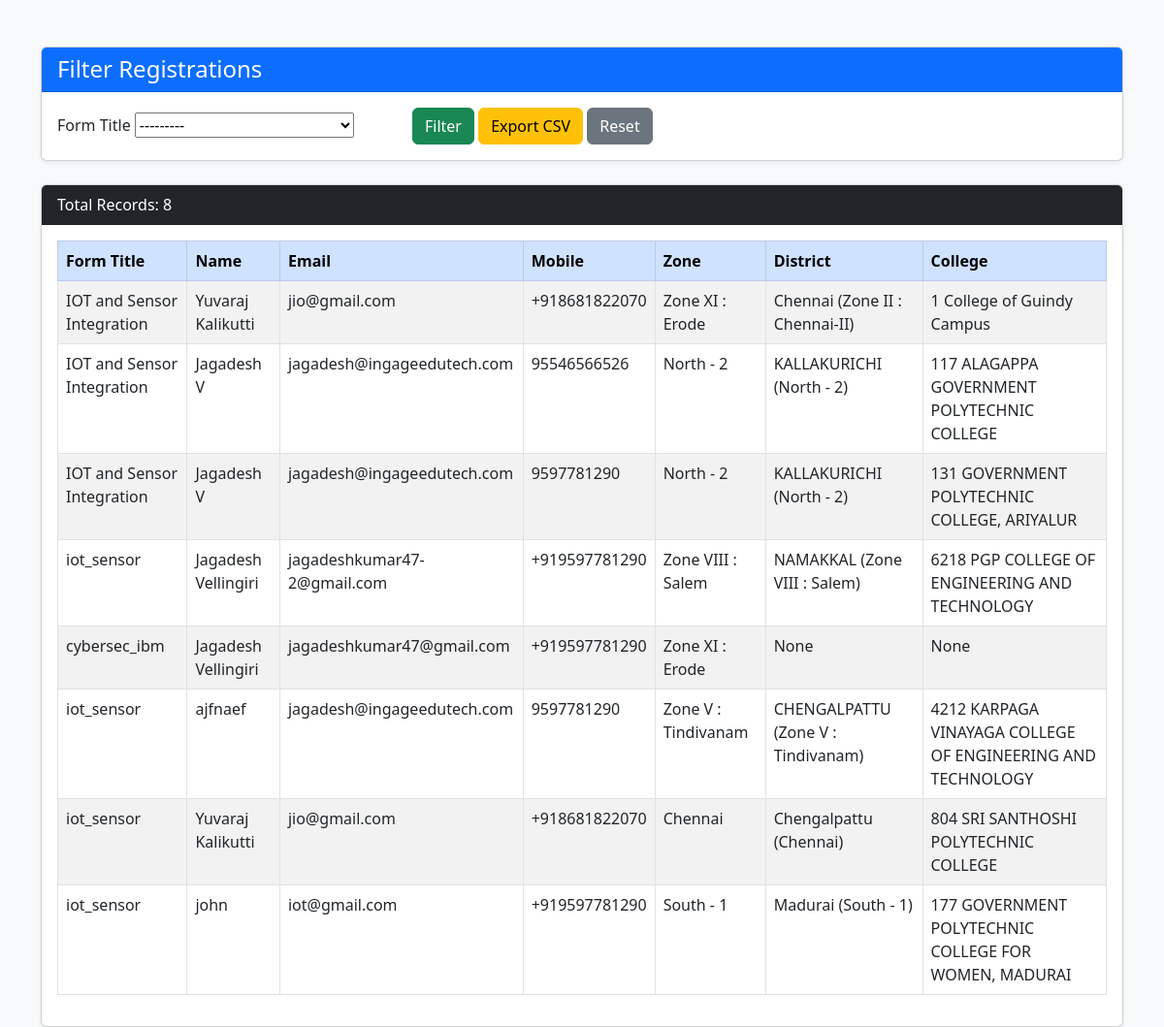
Page /api/qr/registrations/ on the earlier database version.
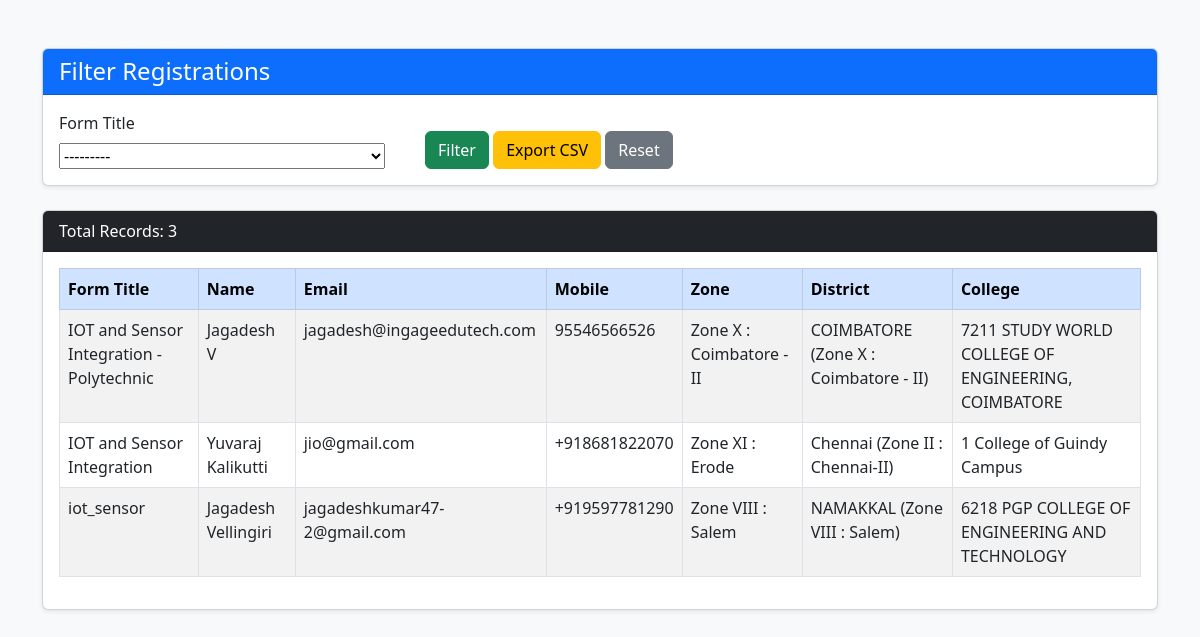
Same page on the later database version.
### std_qr/models.py (models this page shows, shortened)
class Registration(models.Model):
    form_title = models.CharField(
        max_length=500,
        verbose_name="Form Title"
    )
    full_name = models.CharField(max_length=200)
    zone = models.ForeignKey(Zone, on_delete=models.SET_NULL, null=True,blank=False)
    district = models.ForeignKey(District, on_delete=models.SET_NULL, null=True,blank=False)
    college = models.ForeignKey(College, on_delete=models.SET_NULL, null=True,blank=False)
    branch_department = models.CharField(
        max_length=100,
        null=True, blank=False
    )
    YEAR_CHOICES = [
        ('1st Year', '1st Year'),
        ('2nd Year', '2nd Year'),
        ('3rd Year', '3rd Year'),
        ('Final Year', 'Final Year'),
    ]
    year_of_study = models.CharField(
        max_length=20,
        choices=YEAR_CHOICES
    )
    email_address = models.EmailField(unique=True)
    mobile_number = models.CharField(max_length=15, unique=True)
    LEARNING_DOMAIN_CHOICES = [
        ('Web Development', 'Web Development'),
        ('Data Science', 'Data Science'),
        ('Artificial Intelligence / Machine Learning', 'AI / ML'),
        ('Cybersecurity', 'Cybersecurity'),
        ('Cloud Computing', 'Cloud Computing'),
        ('Mobile App Development', 'Mobile App Development'),
        ('UI/UX Design', 'UI/UX Design'),
        ('Internet of Things (IoT)', 'IoT'),
        ('Other', 'Other'),
    ]
    preferred_learning_domain = models.CharField(
        max_length=100,
        choices=LEARNING_DOMAIN_CHOICES
    )
    preferred_learning_domain_other = models.CharField(
        max_length=100,
        blank=True,
        null=True
    )
    LEARNING_MODE_CHOICES = [
        ('Online Live', 'Online Live'),
        ('Online Recorded', 'Online Recorded'),
        ('Hybrid Mode', 'Hybrid Mode'),
    ]
    preferred_mode_of_learning = models.CharField(
        max_length=50,
        choices=LEARNING_MODE_CHOICES
    )
    SKILL_LEVEL_CHOICES = [
        ('Beginner', 'Beginner'),
        ('Intermediate', 'Intermediate'),
        ('Advanced', 'Advanced'),
        ('No prior knowledge', 'No prior knowledge'),
    ]
    current_skill_level = models.CharField(
        max_length=50,
        choices=SKILL_LEVEL_CHOICES
    )
    INTEREST_CHOICES = [
        ('Yes', 'Yes'),
        ('No', 'No'),
        ('Maybe', 'Maybe'),
    ]
    interested_in_internship = models.CharField(
        max_length=10,
        choices=INTEREST_CHOICES
    )
    interested_in_job = models.CharField(
        max_length=10,
        choices=[('Yes', 'Yes'), ('No', 'No')]
    )
    EXPERIENCE_CHOICES = [
        ('Yes', 'Yes'),
        ('Currently pursuing', 'Currently pursuing'),
        ('No', 'No'),
    ]
    previous_internship_experience = models.CharField(
        max_length=50,
        choices=EXPERIENCE_CHOICES
    )
    internship_company_name = models.CharField(
        max_length=200,
        blank=True,
        null=True
    )
    internship_role = models.CharField(
        max_length=200,
        blank=True,
        null=True
    )
    internship_duration = models.CharField(
        max_length=100,
        blank=True,
        null=True
    )
    internship_skills_gained = models.TextField(
        blank=True,
        null=True
    )
    prior_job_experience = models.CharField(
        max_length=50,
        choices=EXPERIENCE_CHOICES
    )
    job_company_name = models.CharField(
        max_length=200,
        blank=True,
        null=True
    )
    job_role = models.CharField(
        max_length=200,
        blank=True,
        null=True
    )
    job_duration = models.CharField(
        max_length=100,
        blank=True,
        null=True
    )
    job_skills_gained = models.TextField(
        blank=True,
        null=True
    )
    CAREER_DOMAIN_CHOICES = [
        ('Software Development', 'Software Development'),
        ('Data Analytics', 'Data Analytics'),
        ('AI / ML', 'AI / ML'),
        ('Cybersecurity', 'Cybersecurity'),
        ('Cloud Computing', 'Cloud Computing'),
        ('UI/UX Design', 'UI/UX Design'),
        ('Core Engineering', 'Core Engineering'),
        ('Other', 'Other'),
    ]
    preferred_career_domain = models.CharField(
        max_length=100,
        choices=CAREER_DOMAIN_CHOICES
    )
    preferred_career_domain_other = models.CharField(
        max_length=100,
        null=True,
        blank=True
    )
    AVAILABILITY_CHOICES = [
        ('Immediate', 'Immediate'),
        ('Within 1 to 3 months', 'Within 1 to 3 months'),
        ('After course completion', 'After course completion'),
    ]
    availability = models.CharField(
        max_length=50,
        choices=AVAILABILITY_CHOICES
    )
    REMOTE_CHOICES = [
        ('Yes', 'Yes'),
        ('No', 'No'),
        ('Open to Both', 'Open to Both'),
    ]
    open_to_remote = models.CharField(
        max_length=20,
        choices=REMOTE_CHOICES
    )
    resume = models.FileField(
        upload_to="resumes/",
        blank=True,
        null=True,
        validators=[FileExtensionValidator(['pdf', 'doc', 'docx']), validate_file_size]
    )
    team_name = models.CharField(
        max_length=200,
        null=True
    )
    need_mentor_support = models.CharField(
        max_length=10,
        choices=INTEREST_CHOICES
    )
    college_registration_number = models.CharField(
        max_length=100, blank=False
    )
    naan_mudhalvan_id = models.CharField(
        max_length=100,
        null=True, blank=True
    )
    project_file = models.FileField(
        upload_to="projects/",
        validators=[FileExtensionValidator(['pdf', 'doc', 'docx']), validate_file_size]
    )
    communication_consent = models.BooleanField(default=False)
    created_at = models.DateTimeField(auto_now_add=True)
    updated_at = models.DateTimeField(auto_now=True)

class Zone(models.Model):
    name = models.CharField(max_length=100, unique=True)
    class Meta:
        ordering = ['name']
    def __str__(self):
        return self.name

class District(models.Model):
    name = models.CharField(max_length=100)
    zone = models.ForeignKey(Zone, on_delete=models.CASCADE, related_name='districts')
    class Meta:
        ordering = ['name']
    def __str__(self):
        return f"{self.name} ({self.zone.name})"

class College(models.Model):
    name = models.CharField(max_length=200)
    district = models.ForeignKey(District, on_delete=models.CASCADE, related_name='colleges')
    class Meta:
        ordering = ['name']
    def __str__(self):
        return f"{self.name}"

### std_qr/views.py (the view, shortened to what this page needs)
# urls.py: path('registrations/', registration_list, name='registration_list'),
def registration_list(request):
    queryset = Registration.objects.select_related(
        'zone', 'district', 'college'
    ).all().order_by('-created_at')
    filterset = RegistrationFilter(request.GET, queryset=queryset)
    filtered_qs = filterset.qs
    paginator = Paginator(filtered_qs, 20)
    page_number = request.GET.get('page')
    page_obj = paginator.get_page(page_number)
    return render(request, 'registration_list.html', {
        'filter': filterset,
        'registrations': page_obj,
        'page_obj': page_obj,
        'request': request
    })

### std_qr/templates/registration_list.html (shortened to what this page needs)
<!DOCTYPE html>
<html lang="en">
<head>
    <link href="https://cdn.jsdelivr.net/npm/bootstrap@5.3.0/dist/css/bootstrap.min.css" rel="stylesheet">
</head>
<body class="bg-light">
<div class="container mt-5">
    <div class="card shadow-sm">
        <div class="card-header bg-primary text-white">
            <h4 class="mb-0">Filter Registrations</h4>
        </div>
        <div class="card-body">
            <form method="get" class="row g-3 align-items-end">
                <div class="col-md-4">
                    <label class="form-label">Form Title</label>
                    {{ filter.form.form_title }}
                </div>
                <div class="col-md-8">
                    <button type="submit" class="btn btn-success">
                        Filter
                    </button>
                    <button type="submit" name="export" value="1" class="btn btn-warning">
                        Export CSV
                    </button>
                    <a href="{% url 'registration_list' %}" class="btn btn-secondary">
                        Reset
                    </a>
                </div>
            </form>
        </div>
    </div>
    <div class="card shadow-sm mt-4">
        <div class="card-header bg-dark text-white">
            Total Records: {{ page_obj.paginator.count }}
        </div>
        <div class="card-body table-responsive">
            <table class="table table-bordered table-hover table-striped">
                <thead class="table-primary">
                    <tr>
                        <th>Form Title</th>
                        <th>Name</th>
                        <th>Email</th>
                        <th>Mobile</th>
                        <th>Zone</th>
                        <th>District</th>
                        <th>College</th>
                    </tr>
                </thead>
                <tbody>
                    {% for reg in registrations %}
                    <tr>
                        <td>{{ reg.form_title }}</td>
                        <td>{{ reg.full_name }}</td>
                        <td>{{ reg.email_address }}</td>
                        <td>{{ reg.mobile_number }}</td>
                        <td>{{ reg.zone }}</td>
                        <td>{{ reg.district }}</td>
                        <td>{{ reg.college }}</td>
                    </tr>
                    {% empty %}
                    <tr>
                        <td colspan="7" class="text-center text-danger">
                            No records found
                        </td>
                    </tr>
                    {% endfor %}
                </tbody>
            </table>
        </div>
    </div>
</div>
</body>
</html>

Differences in the rows shown:
removed Registration: form_title "IOT and Sensor Integration", full_name "Jagadesh V", email_address "jagadesh@ingageedutech.com", mobile_number "95546566526", zone "North - 2", district "KALLAKURICHI (North - 2)", college "117 ALAGAPPA GOVERNMENT POLYTECHNIC COLLEGE"
removed Registration: form_title "IOT and Sensor Integration", full_name "Jagadesh V", email_address "jagadesh@ingageedutech.com", mobile_number "9597781290", zone "North - 2", district "KALLAKURICHI (North - 2)", college "131 GOVERNMENT POLYTECHNIC COLLEGE, ARIYALUR"
removed Registration: form_title "cybersec_ibm", full_name "Jagadesh Vellingiri", email_address "jagadeshkumar47@gmail.com", mobile_number "+919597781290", zone "Zone XI : Erode", district "None", college "None"
removed Registration: form_title "iot_sensor", full_name "ajfnaef", email_address "jagadesh@ingageedutech.com", mobile_number "9597781290", zone "Zone V : Tindivanam", district "CHENGALPATTU (Zone V : Tindivanam)", college "4212 KARPAGA VINAYAGA COLLEGE OF ENGINEERING AND TECHNOLOGY"
removed Registration: form_title "iot_sensor", full_name "Yuvaraj Kalikutti", email_address "jio@gmail.com", mobile_number "+918681822070", zone "Chennai", district "Chengalpattu (Chennai)", college "804 SRI SANTHOSHI POLYTECHNIC COLLEGE"
removed Registration: form_title "iot_sensor", full_name "john", email_address "iot@gmail.com", mobile_number "+919597781290", zone "South - 1", district "Madurai (South - 1)", college "177 GOVERNMENT POLYTECHNIC COLLEGE FOR WOMEN, MADURAI"
added Registration: form_title "IOT and Sensor Integration - Polytechnic", full_name "Jagadesh V", email_address "jagadesh@ingageedutech.com", mobile_number "95546566526", zone "Zone X : Coimbatore - II", district "COIMBATORE (Zone X : Coimbatore - II)", college "7211 STUDY WORLD COLLEGE OF ENGINEERING, COIMBATORE"
Other differences:
{{ page_obj.paginator.count }}: "8" → "3"
